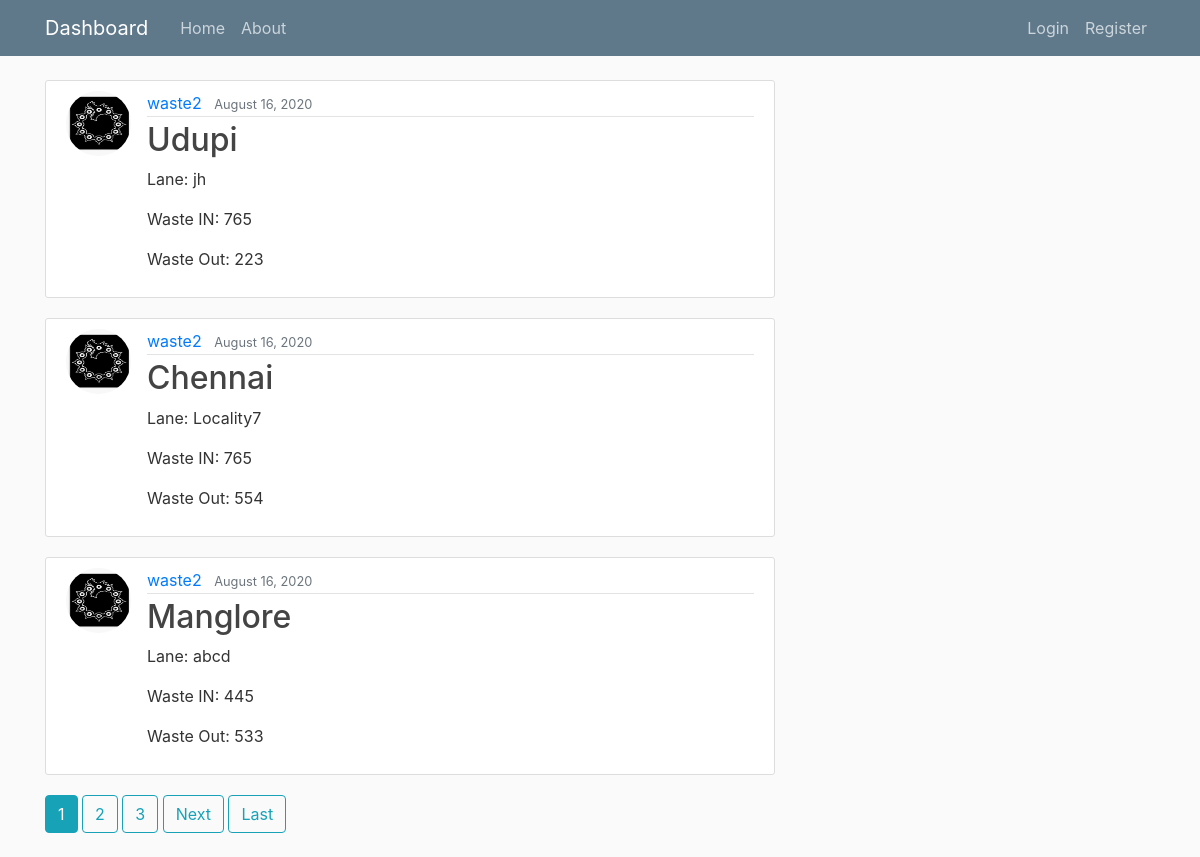
The page / on the database its author committed.
### blog/models.py (models this page shows, shortened)
class Post(models.Model):
    title = models.CharField(max_length=100) #city
    Lane_name = models.TextField() #lane
    WasteIn = models.IntegerField(default=0)
    WasteOut = models.IntegerField(default=0)
    date_posted = models.DateTimeField(default=timezone.now) #auto_now records time of every update where as auto_now_add records just the time of creation
    author = models.ForeignKey(User, on_delete=models.CASCADE) #One to many from author to post | on_delete tells to delete all post of the user/author if he/she gets deleted

### users/models.py (models this page shows, shortened)
class Profile(models.Model):
    user = models.OneToOneField(User , on_delete = models.CASCADE)
    image = models.ImageField(default = 'default.jpg', upload_to = 'profilepics')

### blog/views.py (the view)
# urls.py: path('', PostListView.as_view() , name = 'blog-home'),
class PostListView(ListView):
    model = Post
    template_name = 'blog/home.html' #<app><model>_<viewtype>.html
    context_object_name = 'posts'
    ordering = ['-date_posted']
    paginate_by = 3

### blog/templates/blog/home.html (shortened to what this page needs)
{% extends 'blog/base.html'%}
{% block content %}
  {% for post in posts%}
    <article class="media content-section">
    <img class = "rounded-circle article-img" src = "{{ post.author.profile.image.url }}"">
      <div class="media-body">
        <div class="article-metadata">
          <a class="mr-2" href="{% url 'user-posts' post.author.username %}">{{ post.author }}</a>
          <small class="text-muted">{{ post.date_posted|date:"F d, Y" }}</small>
        </div>
        <h2><a class="article-title" href="{% url 'post-detail' post.id %}">{{ post.title }}</a></h2>
        <p class="article-content">Lane: {{ post.Lane_name }}</p>
        <p class="article-content">Waste IN: {{ post.WasteIn }}</p>
        <p class="article-content">Waste Out: {{ post.WasteOut }}</p>
      </div>
    </article>
  {% endfor %}
  {% if is_paginated %}
    {% for num in page_obj.paginator.page_range %}
      {% if page_obj.number == num%}
        <a class="btn btn-info mb-4" href = "?page={{ num }}">{{ num }}</a>
      {% elif num > page_obj.number|add:'-3' and num < page_obj.number|add:'+3' %}
        <a class="btn btn-outline-info mb-4" href = "?page={{ num }}">{{ num }}</a>
      {% endif %}
    {% endfor %}
    {% if page_obj.has_next %}
      <a class="btn btn-outline-info mb-4" href = "?page={{ page_obj.next_page_number}}">Next</a>
      <a class="btn btn-outline-info mb-4" href = "?page={{ page_obj.paginator.num_pages }}">Last</a>
    {% endif %}
  {% endif %}
{% endblock content %}

### blog/templates/blog/base.html (shortened to what this page needs)
{% load static%}
<html>
    <head>
        <link rel="stylesheet" href="https://maxcdn.bootstrapcdn.com/bootstrap/4.0.0/css/bootstrap.min.css">
        <link rel="stylesheet" type="text/css" href="{% static 'blog/main.css' %}">
    </head>
    <body>
        <header class="site-header">
            <nav class="navbar navbar-expand-md navbar-dark bg-steel fixed-top">
              <div class="container">
                <a class="navbar-brand mr-4" href="{% url 'blog-home' %}">Dashboard</a>
                <div class="collapse navbar-collapse" id="navbarToggle">
                  <div class="navbar-nav mr-auto">
                    <a class="nav-item nav-link" href="{% url 'blog-home' %}">Home</a>
                    <a class="nav-item nav-link" href="{% url 'blog-about' %}">About</a>
                  </div>
                  <div class="navbar-nav">
                    {% if user.is_authenticated %}
                      <a class="nav-item nav-link" href="{% url 'post-create' %}">New Report</a>
                      <a class="nav-item nav-link" href="{% url 'profile' %}">Profile</a>
                      <a class="nav-item nav-link" href="{% url 'logout' %}">Logout</a>
                    {% else %}
                      <a class="nav-item nav-link" href="{% url 'login' %}">Login</a>
                      <a class="nav-item nav-link" href="{% url 'register' %}">Register</a>
                    {% endif%}
                  </div>
                </div>
              </div>
            </nav>
          </header>
        <main role="main" class="container">
        <div class="row">
            <div class="col-md-8">
            {% block content %}{% endblock %}
            </div>
        </div>
        </main>
    </body>
</html>

### blog/static/blog/main.css (style rules this page uses)
body { background: #fafafa; color: #333333; margin-top: 5rem; }
h1, h2, h3, h4, h5, h6 { color: #444444; }
.bg-steel { background-color: #5f788a; }
.site-header .navbar-nav .nav-link { color: #cbd5db; }
.content-section { background: #ffffff; padding: 10px 20px; border: 1px solid #dddddd; border-radius: 3px; margin-bottom: 20px; }
.article-title { color: #444444; }
.article-content { white-space: pre-line; }
.article-img { height: 65px; width: 65px; margin-right: 16px; }
.article-metadata { padding-bottom: 1px; margin-bottom: 4px; border-bottom: 1px solid #e3e3e3 }

### rows shown on the page
Post: author.profile.image (placeholder picture), author "waste2", date_posted "August 16, 2020", title "Udupi", Lane_name "jh", WasteIn "765", WasteOut "223"
Post: author.profile.image (placeholder picture), author "waste2", date_posted "August 16, 2020", title "Chennai", Lane_name "Locality7", WasteIn "765", WasteOut "554"
Post: author.profile.image (placeholder picture), author "waste2", date_posted "August 16, 2020", title "Manglore", Lane_name "abcd", WasteIn "445", WasteOut "533"

### other values the page prints
{{ num }} "1"
{{ num }} "2" "3"
